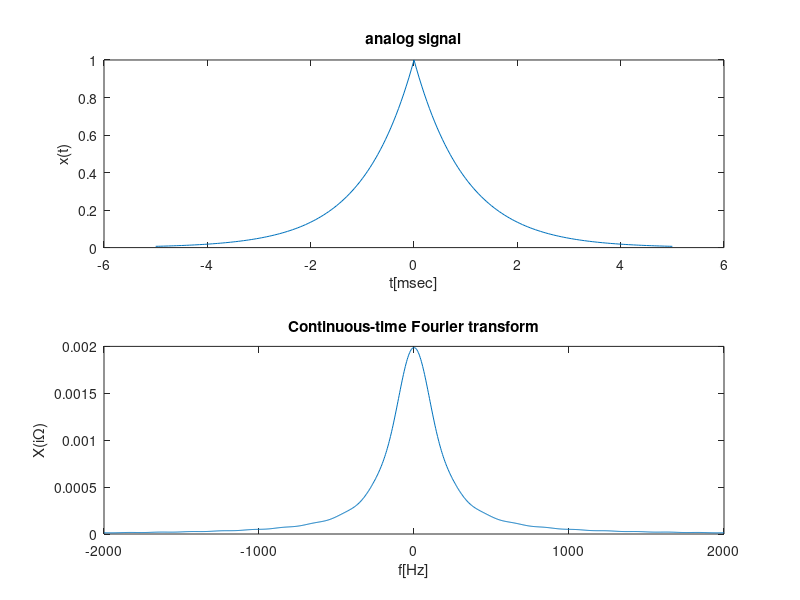

The MATLAB script that drew this image:
clear all;
clc;
close all;

Dt=5e-5;
t=-5e-3:Dt:5e-3;
x=exp(-1000*abs(t));

W_max=2*pi*2000;
iter_max=500;
iter=0:1:iter_max;
W=(iter/iter_max)*W_max;

X=x*exp(-i*t'*W)*Dt;
X=real(X);
W=[-fliplr(W),W(2:501)];
X=[fliplr(X),X(2:501)];

figure(1);

subplot(2,1,1);
plot(1000*t,x);
xlabel('t[msec]');
ylabel('x(t)');
title('analog signal');

subplot(2,1,2);
plot(W/(2*pi),X);
xlabel('f[Hz]');
ylabel('X(i\Omega)');
title('Continuous-time Fourier transform');

print -dpdf progr30;
